Frame 1 (no input): blank canvas, image omitted
Frame 60 (the mouse pressed at the canvas centre just before this capture): blank canvas, image omitted
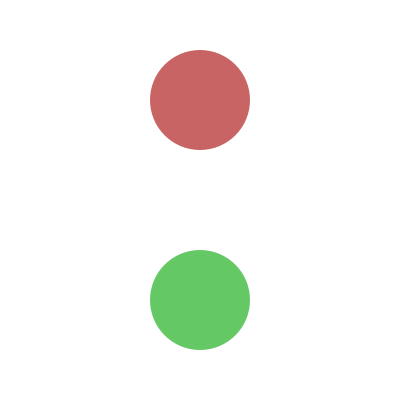
Frame 120 (the mouse held since frame 60 and released just before this capture)

The Processing sketch whose frames 1 and 60 were blank and that drew this single picture after the mouse press (run headless with seeded random() and noise(); from frame 60 on, the mouse is pressed at the canvas centre):

// Processing sketch: Timing
// ── Timing.pde
// Timing
//
// Timing using frameCount & millis().
//
// Dan Wilcox 2016

void setup() {
  size(400, 400);
  
  frameRate(60);
  noStroke();
}

void draw() {
  background(255);
  
  // display after 60 frames (frame rate dependent)
  if(frameCount > 60) { // 2 seconds @ 30 fps
    fill(200, 100, 100);
    ellipse(width/2, height/2-100, 100, 100);
  }
  
  // display after 2 seconds (frame rate independent)
  if(millis() > 2000) {
    fill(100, 200, 100);
    ellipse(width/2, height/2+100, 100, 100);
  }
}
